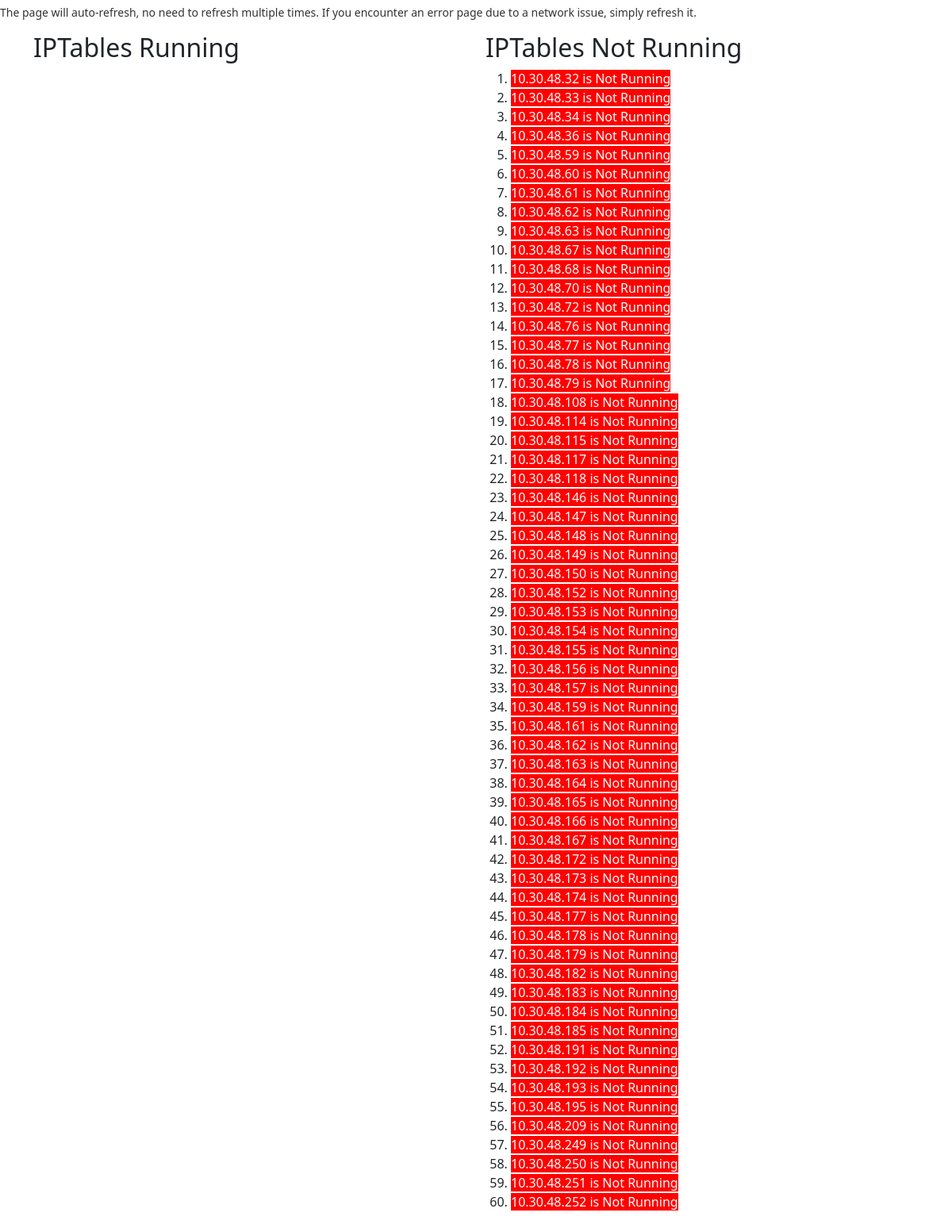
The app's page /IPTables, older data.
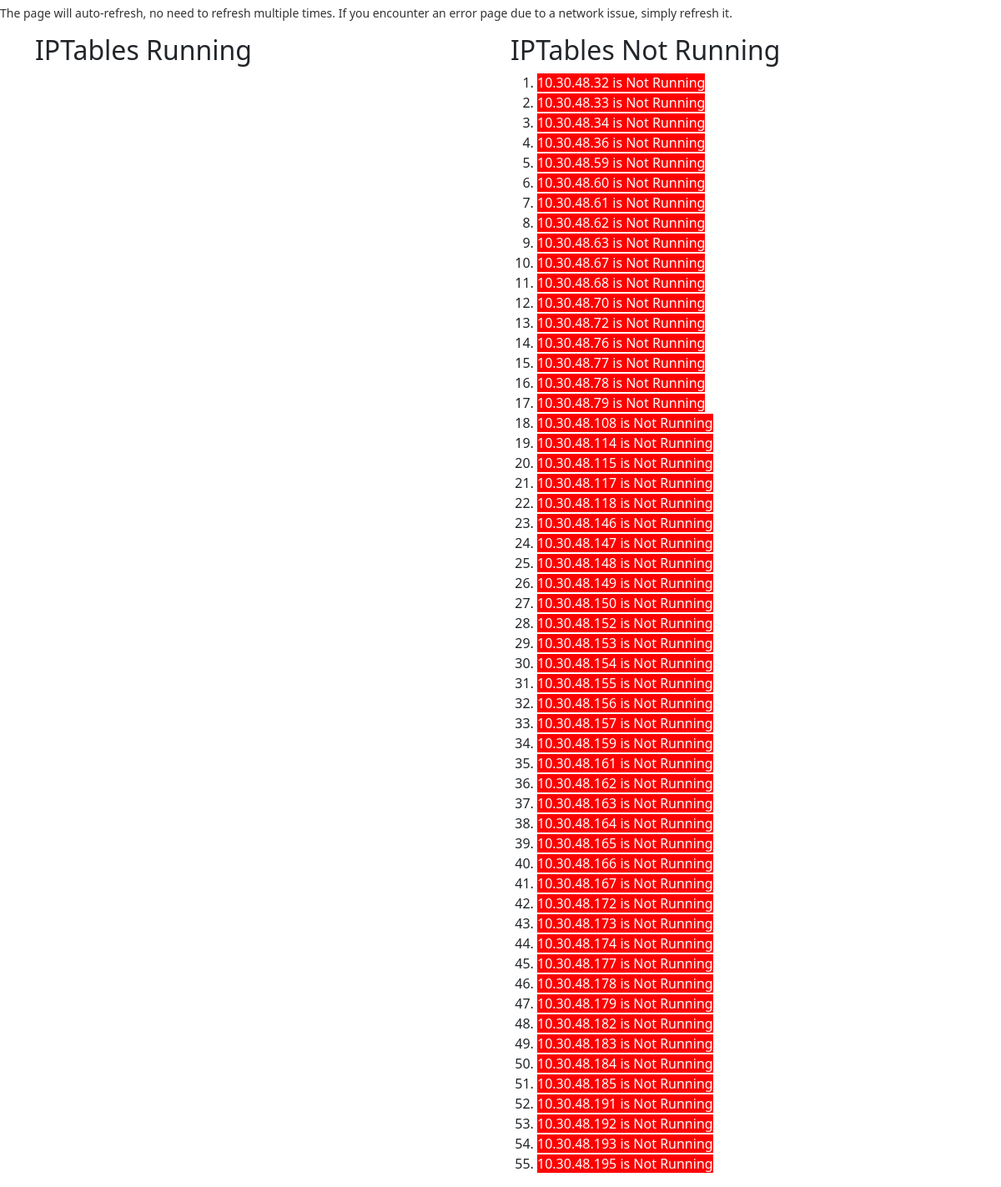
The same page, newer data.
### Home/models.py (models this page shows, shortened)
class IPTable(models.Model):
    service_name = models.CharField(max_length=200)
    ip1 = models.CharField(max_length=200,blank=True)

### Home/views.py (the view)
# urls.py: path("IPTables", views.IPTables, name='IPTables' ),
def IPTables(request):
    iptable_objs = IPTable.objects.filter(service_name="IPTables")
    base_url = "http://nagios.beta-wspbx.com/nagios/cgi-bin/statusjson.cgi?query=service"
    url_info_list_run = []  # Create an empty list to store URL and info
    url_info_list_nrun = []  # Create an empty list to store URL and info
    for iptable_obj in iptable_objs:
        service_name = iptable_obj.service_name
        ip1 = iptable_obj.ip1
        constructed_url = f"{base_url}&hostname={ip1}&servicedescription={service_name}"
        test = webnagios(constructed_url)
        if test == 'Running':
            url_info_list_run.append(ip1)
        else:
            url_info_list_nrun.append(ip1)
    context = {
        'url_info_list_run': url_info_list_run,  # Pass the list in the context
        'url_info_list_nrun': url_info_list_nrun,  # Pass the list in the context
    }
    return render(request, 'IPTables.html', context)

### Home/views.py (called while the page is built)
def webnagios(passing_url):
    try:
        request_url = passing_url
        username = 'nagiosadmin'
        password = 'Nagios@beta'
        session = requests.Session()
        request = session.get(request_url, auth=HTTPBasicAuth(username, password), verify=False)
        request.raise_for_status()  # Raise an exception for 4xx and 5xx status codes
        data_json = json.loads(request.text)
        plugin_output = data_json['data']['service']['plugin_output']
        sub_str = "OK"
        sub_str1 = "ok"
        if (plugin_output.lower().find(sub_str.lower()) != -1) or (plugin_output.lower().find(sub_str1.lower()) != -1):
            return "Running"
        else:
            return "Not Running"
    except RequestException as e:
        return f"Error: {e}"
    except (KeyError, json.JSONDecodeError) as e:
        return f"Error parsing JSON response: {e}"

### Home/templates/IPTables.html (shortened to what this page needs)
{% extends 'base1.html' %}
{% block body %}
<div class="container">
    <div class="row">
        <div class="col-md-6">
            <h2>IPTables Running</h2>
        </div>
        <div class="col-md-6">
            <h2>IPTables Not Running</h2>
            <ol>
                {% for opp in url_info_list_nrun %}
                    <li><span style="background-color: red; color: white;">{{ opp }} is Not Running</span></li>
                {% endfor %}
            </ol>
        </div>
    </div>
</div>
{% endblock body %}

Row changes from the older to the newer data that the page shows:
removed IPTable: url_info_list_nrun "10.30.48.209"
removed IPTable: url_info_list_nrun "10.30.48.249"
removed IPTable: url_info_list_nrun "10.30.48.250"
removed IPTable: url_info_list_nrun "10.30.48.251"
removed IPTable: url_info_list_nrun "10.30.48.252"
Text that changed along with them:
list line gone: "is Not Running"
